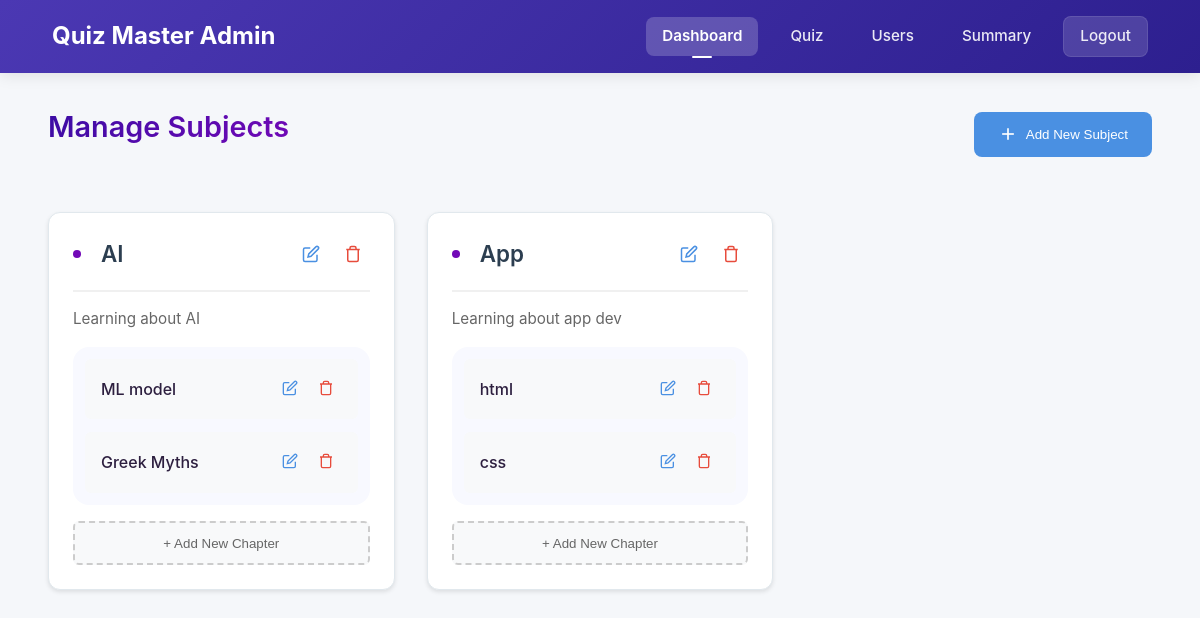
The app's page /admin/dashboard (signed in), older data.
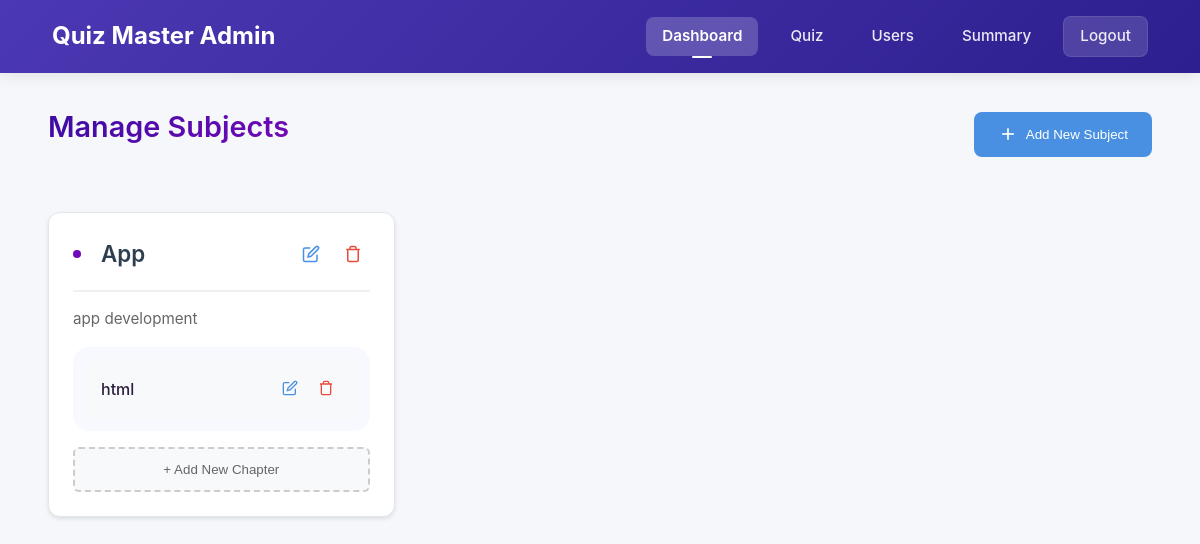
The same page, newer data.
### app.py (models this page shows)
class Subject(db.Model):
    id = db.Column(db.Integer, primary_key=True)
    name = db.Column(db.String(100), nullable=False)
    description = db.Column(db.Text, nullable=True)
    created_at = db.Column(db.DateTime, default=datetime.utcnow)
    chapters = db.relationship('Chapter', backref='subject', lazy=True, cascade="all, delete-orphan")

class Chapter(db.Model):
    id = db.Column(db.Integer, primary_key=True)
    name = db.Column(db.String(100), nullable=False)
    description = db.Column(db.Text, nullable=True)
    subject_id = db.Column(db.Integer, db.ForeignKey('subject.id'), nullable=False)
    created_at = db.Column(db.DateTime, default=datetime.utcnow)

### app.py (the view)
@app.route('/admin/dashboard')
@admin_required
def admin_dashboard():
    subjects = Subject.query.order_by(Subject.created_at.desc()).all()
    return render_template('admin/admin_dashboard.html', active_page='home', subjects=subjects)

### app.py (called while the page is built)
def get_current_user():
    if 'user_id' in session:
        return User.query.get(session['user_id'])
    return None

@app.context_processor
def utility_processor():
    return dict(current_user=get_current_user())

def admin_required(f):
    @wraps(f)
    def decorated_function(*args, **kwargs):
        if 'user_id' not in session:
            flash('Please login first.', 'error')
            return redirect(url_for('login'))
        user = User.query.get(session['user_id'])
        if not user or not user.is_admin:
            flash('Admin access required.', 'error')
            return redirect(url_for('dashboard'))
        return f(*args, **kwargs)
    return decorated_function

### templates/admin/admin_dashboard.html (shortened to what this page needs)
<!DOCTYPE html>
<html lang="en">
<head>
    <link href="/static/navbar.css" rel="stylesheet">
    <link href="/static/dashboard.css" rel="stylesheet">
</head>
<body>
    <nav class="navbar">
        <div class="nav-container">
            <div style="font-size: 150%;color: white;font-weight: bold;">
                Quiz Master Admin
            </div>
            <div class="nav-links">
                <a href="{{ url_for('admin_dashboard') }}" {% if active_page == 'home' %}class="active"{% endif %}>
                    Dashboard
                </a>
                <a href="{{ url_for('admin_quiz') }}" {% if active_page == 'quiz' %}class="active"{% endif %}>
                    Quiz
                </a>
                <a href="{{ url_for('users') }}" {% if active_page == 'users' %}class="active"{% endif %}>
                    Users
                </a>
                <a href="{{ url_for('admin_summary') }}" {% if active_page == 'summary' %}class="active"{% endif %}>
                    Summary
                </a>
                <a href="{{ url_for('logout') }}" class="logout-btn">
                    Logout
                </a>
            </div>
        </div>
    </nav>
    <main>
        <div class="dashboard-header">
            <h1 class="dashboard-title">Manage Subjects</h1>
            <button class="add-subject-btn" onclick="openSubjectModal()">
                <svg width="20" height="20" viewBox="0 0 24 24" fill="none" stroke="currentColor" stroke-width="2">
                    <line x1="12" y1="5" x2="12" y2="19"></line>
                    <line x1="5" y1="12" x2="19" y2="12"></line>
                </svg>
                Add New Subject
            </button>
        </div>
        <div class="subjects-grid">
            {% for subject in subjects %}
            <div class="subject-card">
                <div class="subject-header">
                    <h3 class="subject-title">{{ subject.name }}</h3>
                    <div class="subject-actions">
                        <button class="action-btn edit-btn" onclick="openEditSubjectModal({{ subject.id }}, '{{ subject.name }}', '{{ subject.description }}')">
                            <svg width="18" height="18" viewBox="0 0 24 24" fill="none" stroke="currentColor" stroke-width="2">
                                <path d="M11 4H4a2 2 0 0 0-2 2v14a2 2 0 0 0 2 2h14a2 2 0 0 0 2-2v-7"></path>
                                <path d="M18.5 2.5a2.121 2.121 0 0 1 3 3L12 15l-4 1 1-4 9.5-9.5z"></path>
                            </svg>
                        </button>
                        <form action="{{ url_for('delete_subject', subject_id=subject.id) }}" method="POST" style="display: inline;">
                            <button type="submit" class="action-btn delete-btn" onclick="return confirm('Are you sure you want to delete this subject?')">
                                <svg width="18" height="18" viewBox="0 0 24 24" fill="none" stroke="currentColor" stroke-width="2">
                                    <path d="M3 6h18"></path>
                                    <path d="M19 6v14a2 2 0 0 1-2 2H7a2 2 0 0 1-2-2V6m3 0V4a2 2 0 0 1 2-2h4a2 2 0 0 1 2 2v2"></path>
                                </svg>
                            </button>
                        </form>
                    </div>
                </div>
                <p class="subject-description">{{ subject.description or 'No description available' }}</p>
                <div class="chapters-list">
                    {% for chapter in subject.chapters %}
                    <div class="chapter-item">
                        <span>{{ chapter.name }}</span>
                        <div class="chapter-actions">
                            <button class="action-btn edit-btn" onclick="openEditChapterModal({{ chapter.id }}, '{{ chapter.name }}', '{{ chapter.description }}')">
                                <svg width="16" height="16" viewBox="0 0 24 24" fill="none" stroke="currentColor" stroke-width="2">
                                    <path d="M11 4H4a2 2 0 0 0-2 2v14a2 2 0 0 0 2 2h14a2 2 0 0 0 2-2v-7"></path>
                                    <path d="M18.5 2.5a2.121 2.121 0 0 1 3 3L12 15l-4 1 1-4 9.5-9.5z"></path>
                                </svg>
                            </button>
                            <form action="{{ url_for('delete_chapter', chapter_id=chapter.id) }}" method="POST" style="display: inline;">
                                <button type="submit" class="action-btn delete-btn" onclick="return confirm('Are you sure you want to delete this chapter?')">
                                    <svg width="16" height="16" viewBox="0 0 24 24" fill="none" stroke="currentColor" stroke-width="2">
                                        <path d="M3 6h18"></path>
                                        <path d="M19 6v14a2 2 0 0 1-2 2H7a2 2 0 0 1-2-2V6m3 0V4a2 2 0 0 1 2-2h4a2 2 0 0 1 2 2v2"></path>
                                    </svg>
                                </button>
                            </form>
                        </div>
                    </div>
                    {% endfor %}
                </div>
                <button class="add-chapter-btn" onclick="openChapterModal({{ subject.id }})">
                    + Add New Chapter
                </button>
            </div>
            {% else %}
            <div class="empty-state">
                <h3>No subjects available</h3>
                <p>Click the "Add New Subject" button to get started</p>
            </div>
            {% endfor %}
        </div>
    </main>
</body>
</html>

### static/navbar.css (style rules this page uses)
.navbar, .navbar-nav, .nav-item, .nav-link { all: unset; display: revert; }
* { margin: 0; padding: 0; box-sizing: border-box; }
body { font-family: 'Segoe UI', Tahoma, Geneva, Verdana, sans-serif; }
.navbar { background: linear-gradient(135deg, #4b38b3 0%, #2d1f8f 100%); padding: 1rem 2rem; box-shadow: 0 2px 15px rgba(0, 0, 0, 0.1); position: sticky; top: 0; z-index: 1000; display: flex; align-items: center; justify-content: space-between; }
.nav-container { max-width: 1200px; margin: 0 auto; display: flex; justify-content: space-between; align-items: center; width: 100%; }
.nav-links { display: flex; gap: 1rem; align-items: center; }
.nav-links a { color: rgba(255, 255, 255, 0.9); text-decoration: none; padding: 0.5rem 1rem; border-radius: 8px; font-size: 0.95rem; font-weight: 500; transition: all 0.3s ease; position: relative; }
.nav-links a.active { background: rgba(255, 255, 255, 0.2); color: white; font-weight: 600; }
.nav-links a.active::after { content: ''; position: absolute; bottom: -2px; left: 50%; transform: translateX(-50%); width: 20px; height: 2px; background-color: white; border-radius: 2px; }
.logout-btn { background-color: rgba(255, 255, 255, 0.15); color: white; padding: 0.5rem 1.2rem; border-radius: 8px; font-weight: 500; transition: all 0.3s ease; border: 1px solid rgba(255, 255, 255, 0.1); }
.nav-container { display: flex; justify-content: space-between; align-items: center; padding: 0 20px; max-width: 1200px; margin: 0 auto; }

### static/dashboard.css (style rules this page uses)
body { background: #f8f9ff; font-family: 'Inter', system-ui, -apple-system, sans-serif; color: #1a1f36; line-height: 1.5; margin: 0; padding: 0; }
main { max-width: 1400px; margin: 0 auto; padding: 2rem; background: #f8f9ff; }
.dashboard-header { margin-bottom: 3rem; position: relative; padding-bottom: 1rem; }
.dashboard-title { font-size: 2.5rem; font-weight: 800; background: linear-gradient(135deg, #3a0ca3 0%, #7209b7 100%); -webkit-background-clip: text; -webkit-text-fill-color: transparent; margin-bottom: 1rem; }
.subjects-grid { display: grid; grid-template-columns: repeat(auto-fill, minmax(380px, 1fr)); gap: 2.5rem; perspective: 1000px; }
.subject-card { background: white; border-radius: 20px; box-shadow: 0 4px 6px -1px rgba(58, 12, 163, 0.05), 0 2px 4px -1px rgba(58, 12, 163, 0.03); padding: 2rem; position: relative; transition: all 0.4s cubic-bezier(0.4, 0, 0.2, 1); overflow: hidden; border: 1px solid rgba(114, 9, 183, 0.08); }
.subject-card::before { content: ''; position: absolute; top: 0; left: 0; right: 0; height: 6px; background: linear-gradient(135deg, #3a0ca3 0%, #7209b7 100%); border-radius: 20px 20px 0 0; opacity: 0; transition: opacity 0.3s ease; }
.subject-header { margin-bottom: 2rem; position: relative; }
.subject-title { font-size: 1.75rem; font-weight: 700; color: #2d1f3f; margin-bottom: 1rem; display: flex; align-items: center; gap: 0.75rem; }
.subject-title::before { content: ''; display: block; width: 8px; height: 8px; background: #7209b7; border-radius: 50%; margin-right: 0.5rem; }
.subject-description { color: #4f546b; font-size: 1rem; line-height: 1.7; margin-bottom: 2rem; }
.chapters-list { background: #f8f9ff; border-radius: 16px; padding: 0.75rem; position: relative; }
.chapter-item { padding: 1.25rem; border-radius: 12px; display: flex; align-items: center; gap: 1rem; cursor: pointer; transition: all 0.3s ease; position: relative; overflow: hidden; }
.chapter-item::before { content: ''; position: absolute; left: 0; top: 0; height: 100%; width: 4px; background: linear-gradient(135deg, #3a0ca3 0%, #7209b7 100%); opacity: 0; transition: opacity 0.3s ease; border-radius: 4px; }
.chapter-item span { color: #2d1f3f; font-weight: 500; font-size: 1rem; flex: 1; }

Row changes from the older to the newer data that the page shows:
removed Subject: name "AI", description "Learning about AI"
removed Chapter: name "ML model", shown under "AI"
removed Chapter: name "Greek Myths", shown under "AI"
removed Chapter: name "css"
changed Subject "App": description "Learning about app dev" → "app development"
